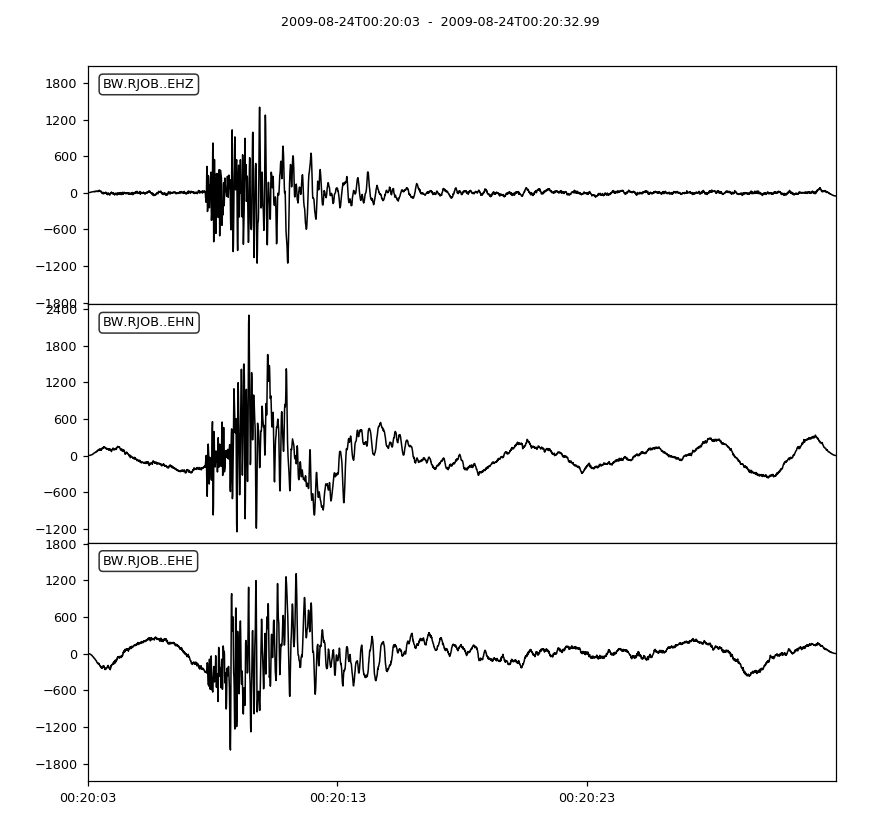

Write Python code to recreate this figure.
from obspy import read
import obspy.signal
st = read()
tr = st[0]
tr.data = obspy.signal.filter.highpass(tr.data, 1.0,
        df=tr.stats.sampling_rate, corners=1, zerophase=True)
st.plot()
